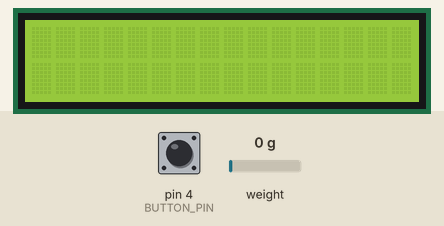
Simulated run of this sketch. Board: Arduino Uno, built with avr-gcc and run on an emulated ATmega328P. On the bench: 16×2 character LCD. The inputs (shaded band) are chosen by the test bench; at power-on: weight on the scale 0 g, pin 4 (BUTTON_PIN) HIGH. What the sketch prints to the serial monitor is not drawn.

Above: at 2.2 s.
2.3 s: weight on the scale set to 100 g
At 4.4 s:
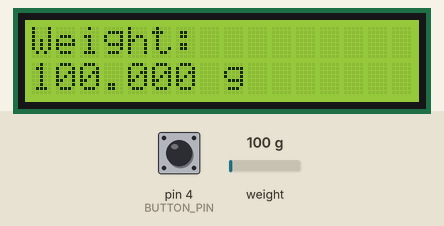
4.8 s: weight on the scale set to 939 g
At 6.8 s:
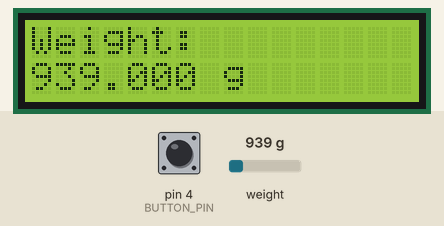
7.1 s: weight on the scale set to 1065 g
At 9.0 s:
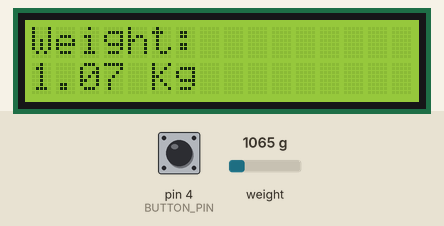
9.3 s: pin 4 (BUTTON_PIN) pulled LOW for 1.25 s
At 12.4 s:
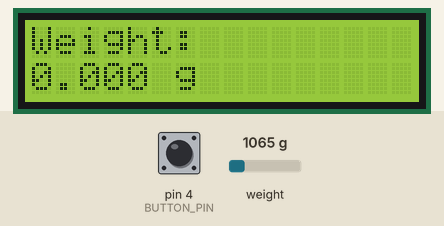
Timing chart, 0 to 13.5 s (numbered marks = the images above; inputs shaded):
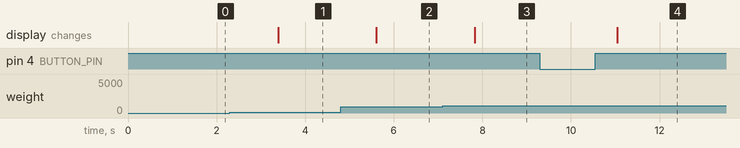

The sketch:

load_cell1.ino
```cpp
#include "HX711.h"
#include <Wire.h>
#include <LiquidCrystal_I2C.h>
#include <Pushbutton.h>

// HX711 circuit wiring
const int LOADCELL_DOUT_PIN = 2;
const int LOADCELL_SCK_PIN = 3;

HX711 scale;
float reading;
float lastReading;
// REPLACE WITH YOUR CALIBRATION FACTOR
#define CALIBRATION_FACTOR 235

// LCD I2C Address (usually 0x27 or 0x3F)
LiquidCrystal_I2C lcd(0x27, 16, 2);  // Set the LCD address to 0x27 for a 16x2 display

// Button
#define BUTTON_PIN 4
Pushbutton button(BUTTON_PIN);

void displayWeight(float weight) {
  lcd.clear();                      // Clear the display
  lcd.setCursor(0, 0);              // Set cursor to the first row
  lcd.print("Weight:");             // Display static text
  lcd.setCursor(0, 1);              // Set cursor to the second row
  if (weight >= 1000) {
    weight = weight / 1000;
    lcd.print(weight, 2);           // Display weight in kilograms with 2 decimal places
    lcd.print(" Kg");
  } else {
    lcd.print(weight, 3);           // Display weight in grams with 3 decimal places
    lcd.print(" g");
  }
}

void setup() {
  Serial.begin(57200);

  // Initialize the I2C LCD
  lcd.init();                       // Initialize the LCD
  lcd.backlight();                  // Turn on the backlight

  Serial.println("Initializing the scale");
  scale.begin(LOADCELL_DOUT_PIN, LOADCELL_SCK_PIN);

  scale.set_scale(CALIBRATION_FACTOR);   // Set the calibration factor
  scale.tare();                          // Reset the scale to 0
}

void loop() {

  if (button.getSingleDebouncedPress()) {
    Serial.print("tare...");
    scale.tare();
  }

  if (scale.wait_ready_timeout(200)) {
    reading = scale.get_units();
    Serial.print("Weight: ");
    Serial.print(reading);
    Serial.println(" g");
    if (reading != lastReading) {
      if (reading < 10) {
        displayWeight(0);            // Display the weight on the LCD in kg
      } else {
        displayWeight(reading);      // Display the weight on the LCD
      }
    }
    lastReading = reading;
    delay(1000);
  } else {
    Serial.println("HX711 not found.");
  }
}
```

Measured:
- the behaviour switches between 999 and 1000 g on weight on the scale (found by bisection; images 2 and 3)
- after the input at 2.3 s, the display: changes after 1.1 s (image 1)
- after the input at 4.8 s, the display: changes after 0.81 s (image 2)
- after the input at 7.1 s, the display: changes after 0.73 s (image 3)
- after the input at 9.3 s, the display: changes after 1.7 s (image 4)
